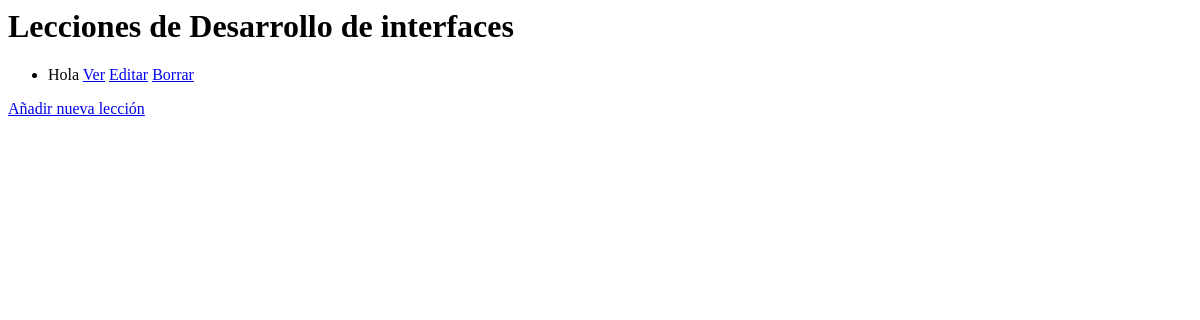
/subjects/DOR/lessons/ (signed in), run on an earlier commit of the app's database.
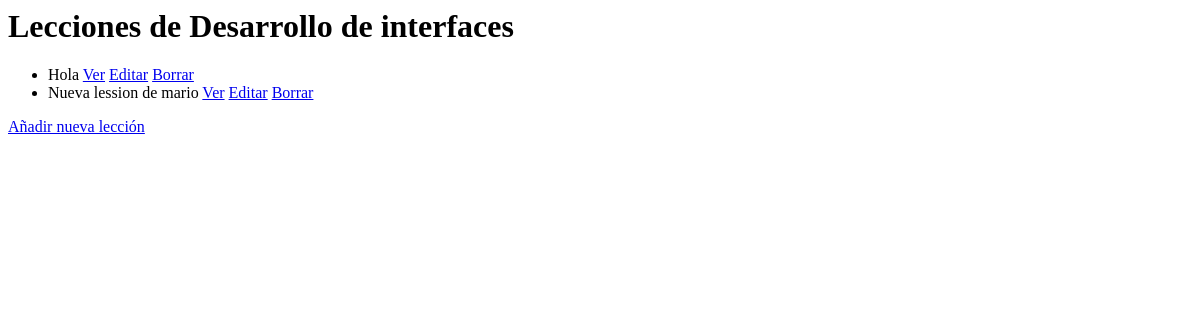
And on a later commit of the database.
### subjects/models.py (models this page shows, shortened)
class Lesson(models.Model):
    subject = models.ForeignKey(Subject, on_delete=models.CASCADE, related_name='lessons')
    title = models.CharField(max_length=255)
    content = models.TextField(
        blank=True,
    )

### subjects/views.py (the view)
# urls.py: path('<str:code>/lessons/', views.subject_lessons, name='subject_lessons'),
@login_required
def subject_lessons(request, code):
    subject = Subject.objects.get(code=code)
    lessons = Lesson.objects.filter(subject=subject)
    profile = request.user.profile
    if profile.role == Profile.Role.TEACHER:
        return render(
            request, 'subjects/lessons_teacher.html', {'subject': subject, 'lessons': lessons}
        )
    else:
        return render(
            request, 'subjects/lessons_student.html', {'subject': subject, 'lessons': lessons}
        )

### subjects/templates/subjects/lessons_teacher.html
<h1>Lecciones de {{ subject.name }}</h1>
<ul>
    {% for lesson in lessons %}
        <li>
            {{ lesson.title }}
            <a href="#">Ver</a>
            <a href="#">Editar</a>
            <a href="#">Borrar</a>
        </li>
    {% endfor %}
</ul>
<a href="#">Añadir nueva lección</a>

What changed in the data, as far as the page shows it:
added Lesson: title "Nueva lession de mario"
